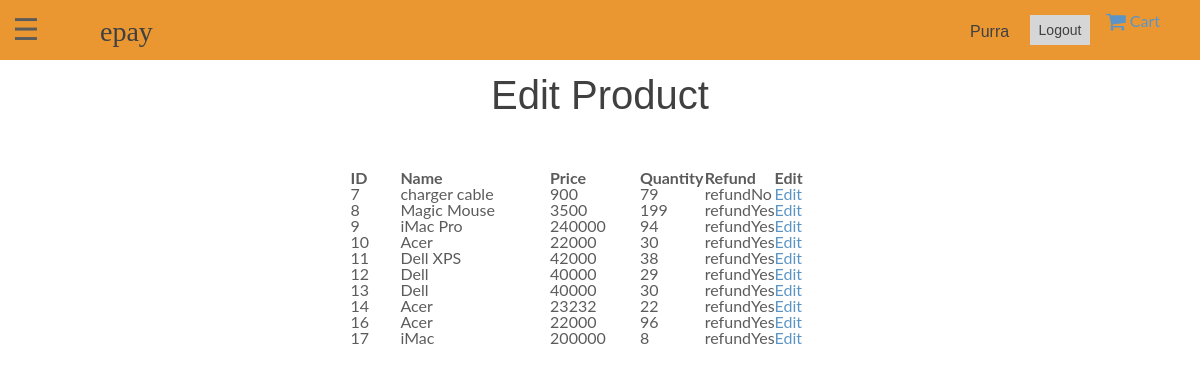
/editproduct.sup.php (signed in), run on an earlier commit of the app's database.
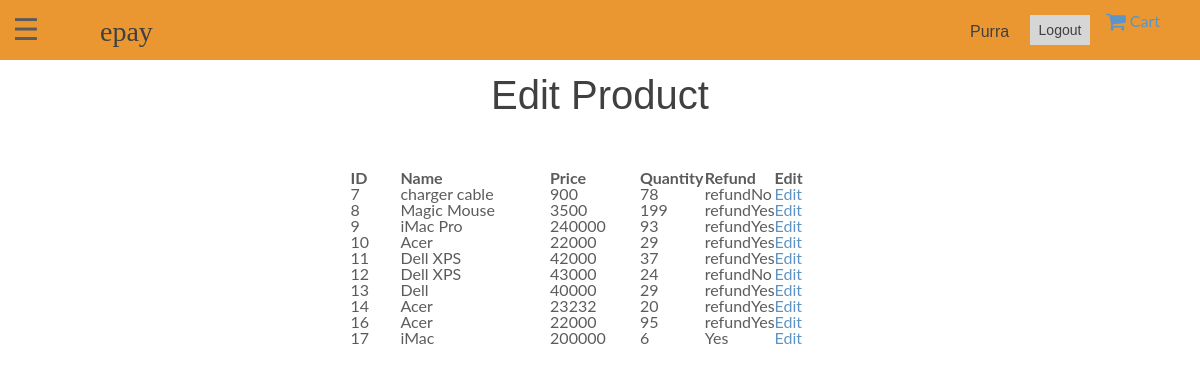
And on a later commit of the database.
### tables this page shows
CREATE TABLE `product` (
  `Product_ID` int(11) NOT NULL,
  `Supplier_ID` int(11) NOT NULL,
  `Image` varchar(200) NOT NULL,
  `Name` varchar(32) NOT NULL,
  `Description` varchar(200) NOT NULL,
  `Type` varchar(16) NOT NULL,
  `Price` float NOT NULL,
  `Quantity` int(11) NOT NULL,
  `Discount` float NOT NULL,
  `RefundAvailable` varchar(11) DEFAULT NULL,
  `Date` date DEFAULT NULL
);

### editproduct.sup.php (the view, shortened to what this page needs)
<?php
  include_once('header.php');
  include_once('sidebarTop.php');
?>
<section class="pageContainer">
  <div class="pageWrapper">
    <h2>Edit Product</h2>
    <table class ="pure-table" style="margin:auto;margin-top:50px">
      <col width="10%">
      <col width="30%">
      <col width="18%">
      <col width="13%">
      <col width="14%">
      <col width="15%">
      <thead>
      <tr>
        <th>ID</th>
        <th>Name</th>
        <th>Price</th>
        <th>Quantity</th>
        <th>Refund</th>
        <th>Edit</th>
      </tr>
    </thead>
    <?php
      include_once('includes/dbh.inc.php');
      $sid = $_SESSION['s_id'];
      $sql = "SELECT * FROM product WHERE Supplier_ID = ?;";
      $stmt = mysqli_stmt_init($conn);
      if (!mysqli_stmt_prepare($stmt, $sql)) {
        echo "SQL statement failed";
      }
      else {
        mysqli_stmt_bind_param($stmt, "s", $sid);
        mysqli_stmt_execute($stmt);
        $result = mysqli_stmt_get_result($stmt);
        echo '<tbody>';
        while ($row = mysqli_fetch_assoc($result)) {
          echo '<tr>';
          echo   '<td>'.$row["Product_ID"].'</td>';
          echo    '<td>'.$row["Name"].'</td>';
          echo    '<td>'.$row["Price"].'</td>';
          echo    '<td>'.$row["Quantity"].'</td>';
          echo    '<td>'.$row["RefundAvailable"].'</td>';
          echo    '<td><a  href="editdelproduct.sup.php?pid='.$row["Product_ID"].'">Edit</a></td>';
          echo  '</tr>' ;
        }
        echo '</tbody>';
      }
    ?>
    </table>
  </div>
</section>
<?php
  include_once('sidebarBottom.php');
  include_once('footer.php');
?>

What changed in the data, as far as the page shows it:
changed product "charger cable": Quantity "79" → "78"
changed product "iMac Pro": Quantity "94" → "93"
changed product id 10: Quantity "30" → "29"
changed product id 11: Quantity "38" → "37"
changed product id 12: Name "Dell" → "Dell XPS"; Price "40000" → "43000"; Quantity "29" → "24"; RefundAvailable "refundYes" → "refundNo"
changed product "Dell": Quantity "30" → "29"
changed product id 14: Quantity "22" → "20"
changed product id 16: Quantity "96" → "95"
changed product "iMac": Quantity "8" → "6"; RefundAvailable "refundYes" → "Yes"
